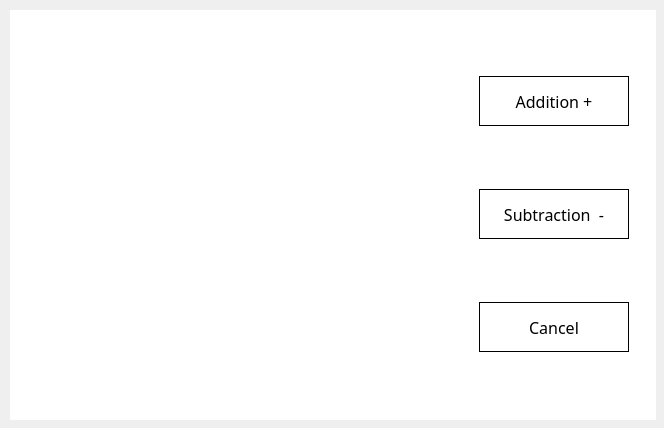
<?xml version="1.0" encoding="UTF-8"?>
<ui version="4.0">
 <class>Dialog</class>
 <widget class="QDialog" name="Dialog">
  <property name="geometry">
   <rect>
    <x>0</x>
    <y>0</y>
    <width>664</width>
    <height>428</height>
   </rect>
  </property>
  <property name="windowTitle">
   <string>Dialog</string>
  </property>
  <widget class="QFrame" name="frame">
   <property name="geometry">
    <rect>
     <x>10</x>
     <y>10</y>
     <width>646</width>
     <height>410</height>
    </rect>
   </property>
   <property name="minimumSize">
    <size>
     <width>0</width>
     <height>350</height>
    </size>
   </property>
   <property name="styleSheet">
    <string notr="true">background-color: rgb(255, 255, 255);</string>
   </property>
   <property name="frameShape">
    <enum>QFrame::NoFrame</enum>
   </property>
   <property name="frameShadow">
    <enum>QFrame::Raised</enum>
   </property>
   <widget class="QLabel" name="label_2">
    <property name="geometry">
     <rect>
      <x>40</x>
      <y>100</y>
      <width>371</width>
      <height>61</height>
     </rect>
    </property>
    <property name="font">
     <font>
      <pointsize>48</pointsize>
     </font>
    </property>
    <property name="text">
     <string/>
    </property>
    <property name="pixmap">
     <pixmap>../../resources/select_your.png</pixmap>
    </property>
    <property name="scaledContents">
     <bool>true</bool>
    </property>
   </widget>
   <widget class="QFrame" name="frame_2">
    <property name="geometry">
     <rect>
      <x>460</x>
      <y>0</y>
      <width>200</width>
      <height>410</height>
     </rect>
    </property>
    <property name="minimumSize">
     <size>
      <width>0</width>
      <height>0</height>
     </size>
    </property>
    <property name="maximumSize">
     <size>
      <width>200</width>
      <height>16777215</height>
     </size>
    </property>
    <property name="styleSheet">
     <string notr="true">background-color: rgb(255, 255, 255);</string>
    </property>
    <property name="frameShape">
     <enum>QFrame::NoFrame</enum>
    </property>
    <property name="frameShadow">
     <enum>QFrame::Raised</enum>
    </property>
    <layout class="QVBoxLayout" name="verticalLayout">
     <item>
      <widget class="QPushButton" name="plusBtn">
       <property name="maximumSize">
        <size>
         <width>150</width>
         <height>50</height>
        </size>
       </property>
       <property name="font">
        <font>
         <family>Microsoft JhengHei</family>
         <pointsize>12</pointsize>
        </font>
       </property>
       <property name="styleSheet">
        <string notr="true">QPushButton{	
color: rgb(0, 0, 0);	background-color: rgb(255, 255, 255);
border:1px solid;
}
QPushButton:hover{
	color: rgb(255, 255, 255);
	background-color: rgb(0,0,0);
}</string>
       </property>
       <property name="text">
        <string>Addition +</string>
       </property>
      </widget>
     </item>
     <item>
      <widget class="QPushButton" name="minusBtn">
       <property name="maximumSize">
        <size>
         <width>150</width>
         <height>50</height>
        </size>
       </property>
       <property name="font">
        <font>
         <family>Microsoft JhengHei</family>
         <pointsize>12</pointsize>
        </font>
       </property>
       <property name="styleSheet">
        <string notr="true">QPushButton{	
color: rgb(0, 0, 0);	background-color: rgb(255, 255, 255);
border:1px solid;
}
QPushButton:hover{
	color: rgb(255, 255, 255);
	background-color: rgb(0,0,0);
}</string>
       </property>
       <property name="text">
        <string>Subtraction  -</string>
       </property>
      </widget>
     </item>
     <item>
      <widget class="QPushButton" name="cancelBtn">
       <property name="maximumSize">
        <size>
         <width>150</width>
         <height>50</height>
        </size>
       </property>
       <property name="font">
        <font>
         <family>Microsoft JhengHei</family>
         <pointsize>12</pointsize>
        </font>
       </property>
       <property name="styleSheet">
        <string notr="true">QPushButton{	
color: rgb(0, 0, 0);	background-color: rgb(255, 255, 255);
border:1px solid;
}
QPushButton:hover{
	color: rgb(255, 255, 255);
	background-color: rgb(0,0,0);
}</string>
       </property>
       <property name="text">
        <string>Cancel</string>
       </property>
      </widget>
     </item>
    </layout>
   </widget>
   <widget class="QLabel" name="label_3">
    <property name="geometry">
     <rect>
      <x>120</x>
      <y>170</y>
      <width>241</width>
      <height>51</height>
     </rect>
    </property>
    <property name="font">
     <font>
      <pointsize>48</pointsize>
     </font>
    </property>
    <property name="text">
     <string/>
    </property>
    <property name="pixmap">
     <pixmap>../../resources/subject.png</pixmap>
    </property>
    <property name="scaledContents">
     <bool>true</bool>
    </property>
   </widget>
  </widget>
 </widget>
 <resources/>
 <connections/>
</ui>
